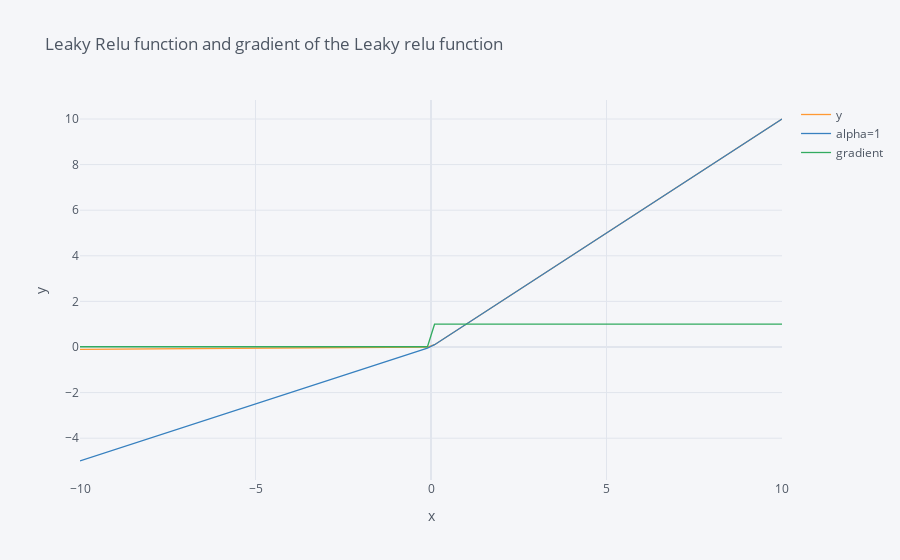

Source (notebook cell):
### Code cell
pd.DataFrame({'x':x,'y':y,"alpha=1":y1,'gradient':derivative_leaky_relu}).iplot(kind='scatter',x='x',y=['y' ,"alpha=1","gradient"],mode='lines',xTitle='x',yTitle='y',title='Leaky Relu function and gradient of the Leaky relu function')
